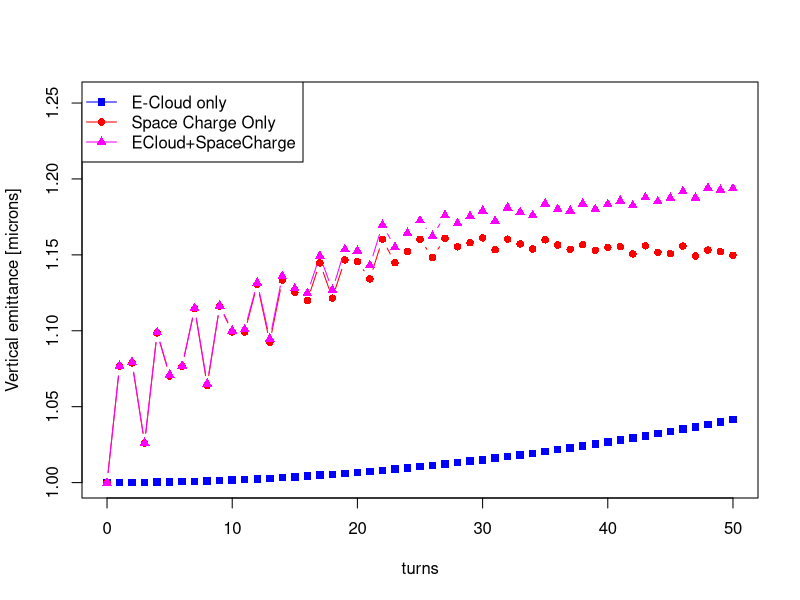
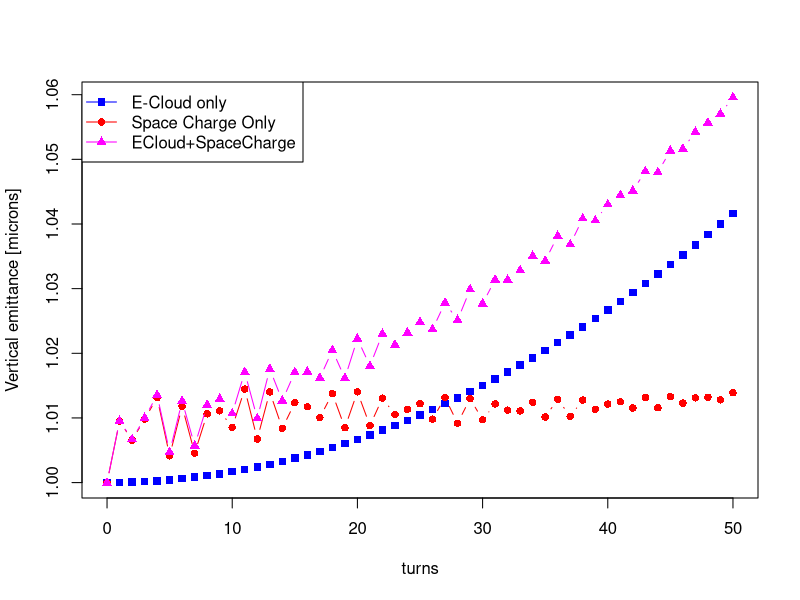

These figures' R source, in order:
#
# Emity from ECloudECloud 
#
turns <- seq(from=0, to=50.0001, by=1.);
#
emityEC <- c( 1e-06, 1.00003e-06, 1.00007e-06, 1.00016e-06, 1.00027e-06,
       1.00043e-06, 1.00061e-06, 1.00083e-06, 1.00108e-06, 1.00136e-06,
       1.00169e-06, 1.00203e-06, 1.00242e-06, 1.00283e-06, 1.00329e-06,
       1.00377e-06, 1.0043e-06, 1.00484e-06, 1.00543e-06, 1.00605e-06,
       1.0067e-06, 1.00739e-06, 1.00811e-06, 1.00886e-06, 1.00964e-06,
       1.01046e-06, 1.01131e-06, 1.0122e-06, 1.01311e-06, 1.01406e-06,
       1.01504e-06, 1.01606e-06, 1.01711e-06, 1.0182e-06, 1.01931e-06,
       1.02046e-06, 1.02164e-06, 1.02285e-06, 1.0241e-06, 1.02537e-06,
       1.02669e-06, 1.02803e-06, 1.02941e-06, 1.03081e-06, 1.03226e-06,
       1.03373e-06, 1.03524e-06, 1.03678e-06, 1.03835e-06, 1.03996e-06,
       1.04159e-06);
#
emitySCHD <- c( 1e-06, 1.07667e-06, 1.07885e-06, 1.02589e-06, 1.0986e-06,
       1.07022e-06, 1.0766e-06, 1.1145e-06, 1.06392e-06, 1.11625e-06,
       1.09926e-06, 1.09916e-06, 1.13049e-06, 1.0924e-06, 1.13333e-06,
       1.12528e-06, 1.11993e-06, 1.14473e-06, 1.12149e-06, 1.14666e-06,
       1.14553e-06, 1.13416e-06, 1.16026e-06, 1.14478e-06, 1.15221e-06,
       1.16031e-06, 1.14821e-06, 1.16092e-06, 1.15532e-06, 1.15798e-06,
       1.16117e-06, 1.15333e-06, 1.1603e-06, 1.15724e-06, 1.15386e-06,
       1.15992e-06, 1.15651e-06, 1.15369e-06, 1.15664e-06, 1.15294e-06,
       1.15486e-06, 1.15544e-06, 1.15061e-06, 1.15598e-06, 1.15164e-06,
       1.15084e-06, 1.15581e-06, 1.14924e-06, 1.15317e-06, 1.15212e-06,
       1.14977e-06);
       
emitySCMD <- c( 1e-06, 1.00949e-06, 1.00657e-06, 1.0098e-06, 1.01314e-06,
       1.00414e-06, 1.0118e-06, 1.00454e-06, 1.01064e-06, 1.0111e-06,
       1.00853e-06, 1.01447e-06, 1.00674e-06, 1.01402e-06, 1.00839e-06,
       1.01235e-06, 1.01173e-06, 1.01006e-06, 1.01377e-06, 1.00848e-06,
       1.01403e-06, 1.00881e-06, 1.01306e-06, 1.01052e-06, 1.01133e-06,
       1.01221e-06, 1.0098e-06, 1.01316e-06, 1.00917e-06, 1.01298e-06,
       1.00972e-06, 1.01216e-06, 1.0112e-06, 1.01109e-06, 1.01242e-06,
       1.01015e-06, 1.01287e-06, 1.01026e-06, 1.01276e-06, 1.01135e-06,
       1.01214e-06, 1.0125e-06, 1.01154e-06, 1.01317e-06, 1.01157e-06,
       1.0133e-06, 1.01229e-06, 1.01312e-06, 1.0132e-06, 1.01281e-06,
       1.01389e-06);
      
emityECSCMD <- c( 1e-06, 1.00953e-06, 1.00669e-06, 1.00999e-06, 1.01356e-06,
       1.00471e-06, 1.01262e-06, 1.00571e-06, 1.01201e-06, 1.01295e-06,
       1.01069e-06, 1.0171e-06, 1.00993e-06, 1.01758e-06, 1.01268e-06,
       1.01706e-06, 1.01715e-06, 1.01618e-06, 1.02047e-06, 1.01615e-06,
       1.02225e-06, 1.01805e-06, 1.02301e-06, 1.02133e-06, 1.0232e-06,
       1.02482e-06, 1.0237e-06, 1.02782e-06, 1.02512e-06, 1.02987e-06,
       1.02768e-06, 1.03139e-06, 1.03136e-06, 1.03283e-06, 1.03506e-06,
       1.03431e-06, 1.03815e-06, 1.03684e-06, 1.04084e-06, 1.04053e-06,
       1.04301e-06, 1.04445e-06, 1.04515e-06, 1.04814e-06, 1.048e-06,
       1.05134e-06, 1.05163e-06, 1.05423e-06, 1.05568e-06, 1.05705e-06,
       1.05958e-06);
#
emityECSCHD <- c( 1e-06, 1.07682e-06, 1.07926e-06, 1.02622e-06, 1.09894e-06,
       1.07106e-06, 1.07697e-06, 1.11493e-06, 1.06518e-06, 1.11658e-06,
       1.09999e-06, 1.10097e-06, 1.13164e-06, 1.09473e-06, 1.13599e-06,
       1.12783e-06, 1.12472e-06, 1.14933e-06, 1.12682e-06, 1.15367e-06,
       1.15269e-06, 1.14309e-06, 1.16969e-06, 1.15501e-06, 1.16429e-06,
       1.17262e-06, 1.16223e-06, 1.17603e-06, 1.17078e-06, 1.17538e-06,
       1.17907e-06, 1.17227e-06, 1.18111e-06, 1.17809e-06, 1.17605e-06,
       1.18375e-06, 1.18009e-06, 1.17905e-06, 1.18373e-06, 1.18006e-06,
       1.18339e-06, 1.18558e-06, 1.18247e-06, 1.18778e-06, 1.18515e-06,
       1.18746e-06, 1.19172e-06, 1.18753e-06, 1.19401e-06, 1.19283e-06,
       1.19369e-06);
#       
emHDMax <- 1.0e6*max( emityECSCHD, emityEC, emitySCHD);
aPdf <- pdf("./plotsNov12/EmittyHD.pdf", width=5., height=5., family="serif", useDingbats=F);
plot(turns, 1.0e6*emityEC, type='b', pch=15, col="blue", ylim=c(1., 1.05*emHDMax), ylab = "Vertical emittance [microns]");
lines(turns,1.0e6*emitySCHD, type='b', pch=16, col="red");
lines(turns,1.0e6*emityECSCHD, type='b', pch=17, col="magenta"); 
legend(x="topleft", c("E-Cloud only", "Space Charge Only", "ECloud+SpaceCharge"), col=c("blue", "red", "magenta"), lty=c(1,1,1), pch=c(15,16,17));
dev.off();   
#
#       
emMDMax <- 1.0e6*max( emityECSCMD, emityEC, emitySCMD);
aPdf <- pdf("./plotsNov12/EmittyMD.pdf", width=5., height=5., family="serif", useDingbats=F);
plot(turns, 1.0e6*emityEC, type='b', pch=15, col="blue", ylim=c(1., emMDMax), ylab = "Vertical emittance [microns]");
lines(turns,1.0e6*emitySCMD, type='b', pch=16, col="red");
lines(turns,1.0e6*emityECSCMD, type='b', pch=17, col="magenta"); 
legend(x="topleft", c("E-Cloud only", "Space Charge Only", "ECloud+SpaceCharge"), col=c("blue", "red", "magenta"), lty=c(1,1,1), pch=c(15,16,17));
dev.off();   
#

       
       
